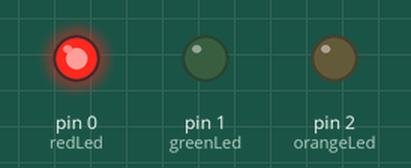
Simulated run of this sketch. Board: Arduino Uno, built with avr-gcc and run on an emulated ATmega328P. On the bench: output pins drawn as LEDs (lit = HIGH).

Above: at 0.5 s.
At 16.5 s:
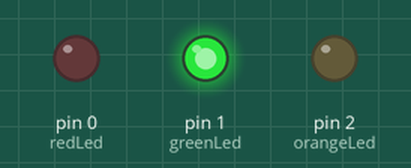
At 24.5 s:
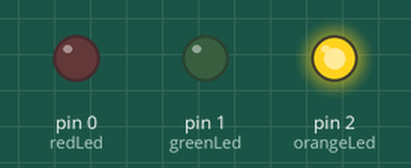
At 31.5 s:
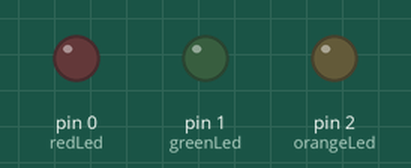
Timing chart, 0 to 33.8 s (numbered marks = the images above):
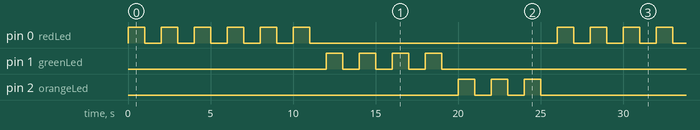

Measured:
- by itself, pin 0 (redLed): repeats every 26.0 s: 5 × (LOW 1.0 s, HIGH 1.0 s), LOW 15.0 s, HIGH 1.0 s
- by itself, pin 1 (greenLed): repeats every 26.0 s: 3 × (LOW 1.0 s, HIGH 1.0 s), LOW 19.0 s, HIGH 1.0 s
- by itself, pin 2 (orangeLed): repeats every 26.0 s: 2 × (LOW 1.0 s, HIGH 1.0 s), LOW 21.0 s, HIGH 1.0 s

The sketch:

red__green__orange.ino
```cpp
int redLed = 0;
int greenLed = 1;
int orangeLed = 2;
int onTime = 1000;
int offTime = 1000;

void setup() {
  // put your setup code here, to run once:
  pinMode(greenLed, OUTPUT);
  pinMode(redLed, OUTPUT);
  pinMode(orangeLed, OUTPUT);
}

void loop() {
  // put your main code here, to run repeatedly:
  for (int i = 0; i <=5; i++) {
    digitalWrite(redLed, HIGH);
    delay(onTime);
    digitalWrite(redLed, LOW);
    delay(offTime);
  }

  // Green Light
  for (int j = 0; j <=3; j++) {
    digitalWrite(greenLed, HIGH);
    delay(onTime);
    digitalWrite(greenLed, LOW);
    delay(offTime);
  }

  // Orange Led Light
  for (int k = 0; k <=2; k++) {
    digitalWrite(orangeLed, HIGH);
    delay(onTime);
    digitalWrite(orangeLed, LOW);
    delay(offTime);
  }

}
```
